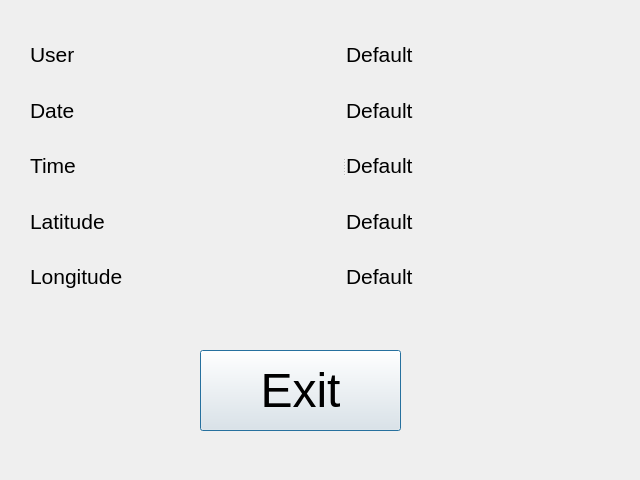
<?xml version="1.0" encoding="UTF-8"?>
<ui version="4.0">
 <class>ReportDialog</class>
 <widget class="QDialog" name="ReportDialog">
  <property name="geometry">
   <rect>
    <x>0</x>
    <y>0</y>
    <width>640</width>
    <height>480</height>
   </rect>
  </property>
  <property name="windowTitle">
   <string>Dialog</string>
  </property>
  <widget class="QPushButton" name="reportExitPushButton">
   <property name="geometry">
    <rect>
     <x>200</x>
     <y>350</y>
     <width>201</width>
     <height>81</height>
    </rect>
   </property>
   <property name="font">
    <font>
     <pointsize>36</pointsize>
    </font>
   </property>
   <property name="text">
    <string>Exit</string>
   </property>
  </widget>
  <widget class="QSplitter" name="splitter">
   <property name="geometry">
    <rect>
     <x>30</x>
     <y>30</y>
     <width>541</width>
     <height>271</height>
    </rect>
   </property>
   <property name="sizePolicy">
    <sizepolicy hsizetype="Preferred" vsizetype="Preferred">
     <horstretch>0</horstretch>
     <verstretch>0</verstretch>
    </sizepolicy>
   </property>
   <property name="orientation">
    <enum>Qt::Horizontal</enum>
   </property>
   <widget class="QWidget" name="layoutWidget">
    <layout class="QVBoxLayout" name="verticalLayout">
     <item>
      <widget class="QLabel" name="userReportLabel">
       <property name="font">
        <font>
         <pointsize>16</pointsize>
        </font>
       </property>
       <property name="text">
        <string>User</string>
       </property>
      </widget>
     </item>
     <item>
      <widget class="QLabel" name="dateReportLabel">
       <property name="font">
        <font>
         <pointsize>16</pointsize>
        </font>
       </property>
       <property name="text">
        <string>Date</string>
       </property>
      </widget>
     </item>
     <item>
      <widget class="QLabel" name="timeReportLabel">
       <property name="font">
        <font>
         <pointsize>16</pointsize>
        </font>
       </property>
       <property name="text">
        <string>Time</string>
       </property>
      </widget>
     </item>
     <item>
      <widget class="QLabel" name="latitudeReportLabel">
       <property name="font">
        <font>
         <pointsize>16</pointsize>
        </font>
       </property>
       <property name="text">
        <string>Latitude</string>
       </property>
      </widget>
     </item>
     <item>
      <widget class="QLabel" name="longitudeReportLabel">
       <property name="font">
        <font>
         <pointsize>16</pointsize>
        </font>
       </property>
       <property name="text">
        <string>Longitude</string>
       </property>
      </widget>
     </item>
    </layout>
   </widget>
   <widget class="QWidget" name="layoutWidget">
    <property name="font">
     <font>
      <pointsize>16</pointsize>
     </font>
    </property>
    <layout class="QVBoxLayout" name="verticalLayout_2">
     <item>
      <widget class="QLabel" name="userValueReportLabel">
       <property name="font">
        <font>
         <pointsize>16</pointsize>
        </font>
       </property>
       <property name="text">
        <string>Default</string>
       </property>
      </widget>
     </item>
     <item>
      <widget class="QLabel" name="dateValueReportLabel">
       <property name="font">
        <font>
         <pointsize>16</pointsize>
        </font>
       </property>
       <property name="text">
        <string>Default</string>
       </property>
      </widget>
     </item>
     <item>
      <widget class="QLabel" name="timeValueReportLabel">
       <property name="font">
        <font>
         <pointsize>16</pointsize>
        </font>
       </property>
       <property name="text">
        <string>Default</string>
       </property>
      </widget>
     </item>
     <item>
      <widget class="QLabel" name="latitudeValueReportLabel">
       <property name="font">
        <font>
         <pointsize>16</pointsize>
        </font>
       </property>
       <property name="text">
        <string>Default</string>
       </property>
      </widget>
     </item>
     <item>
      <widget class="QLabel" name="longitudeValueReportLabel">
       <property name="font">
        <font>
         <pointsize>16</pointsize>
        </font>
       </property>
       <property name="text">
        <string>Default</string>
       </property>
      </widget>
     </item>
    </layout>
   </widget>
  </widget>
 </widget>
 <resources/>
 <connections/>
</ui>
